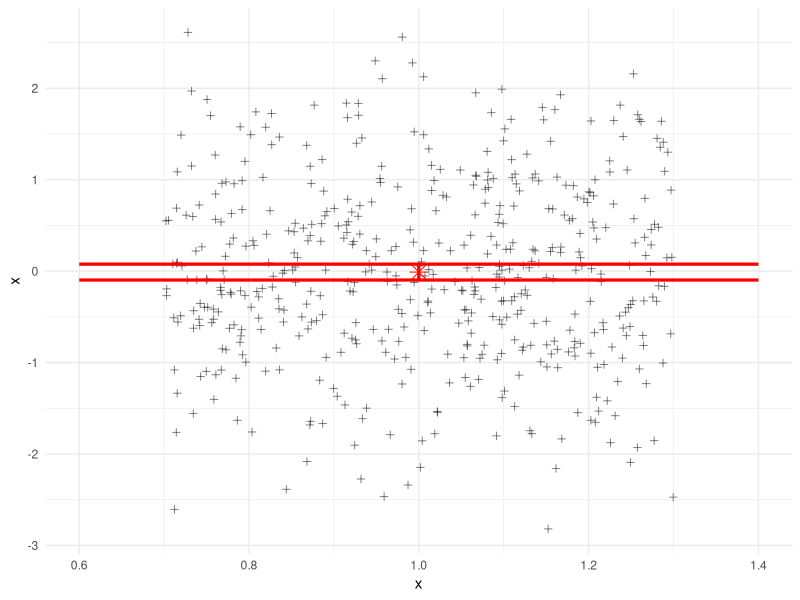
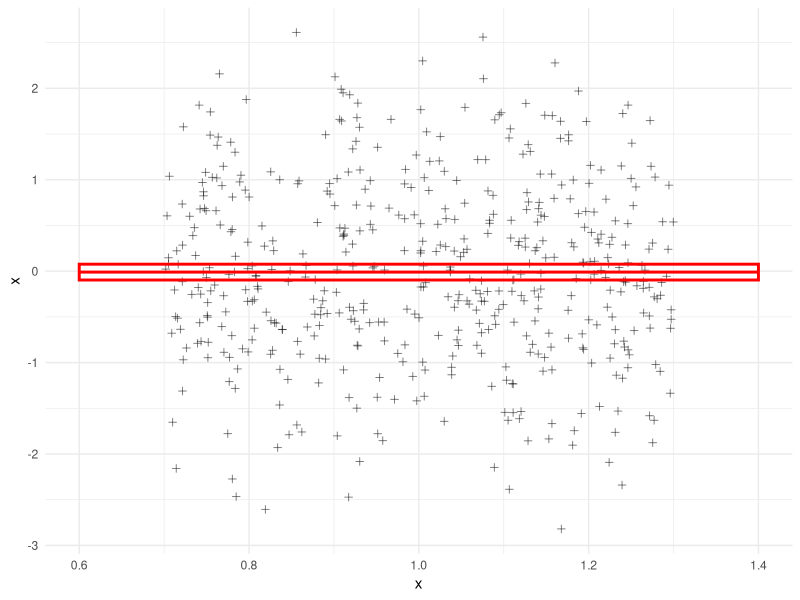
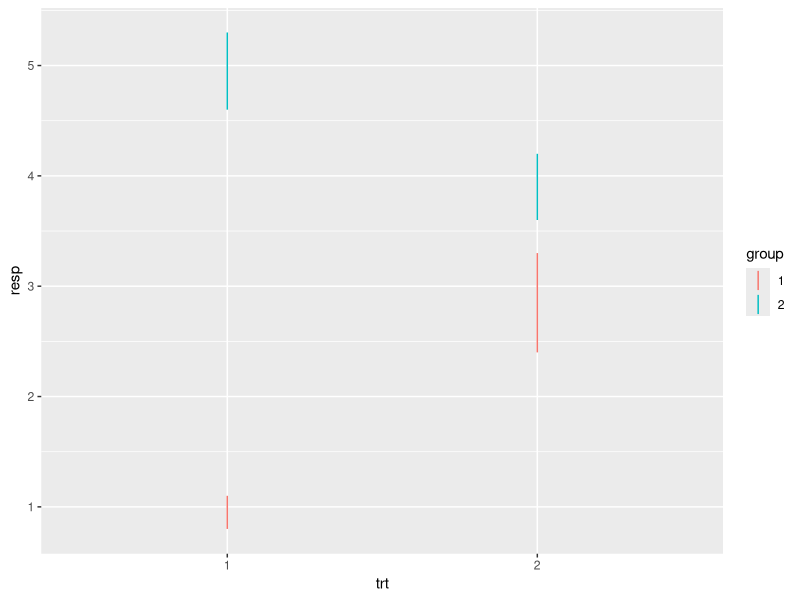
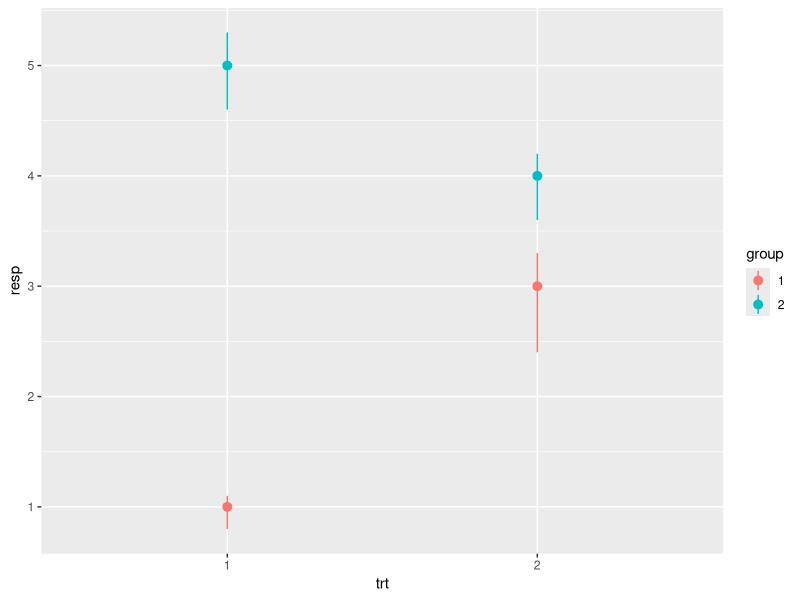
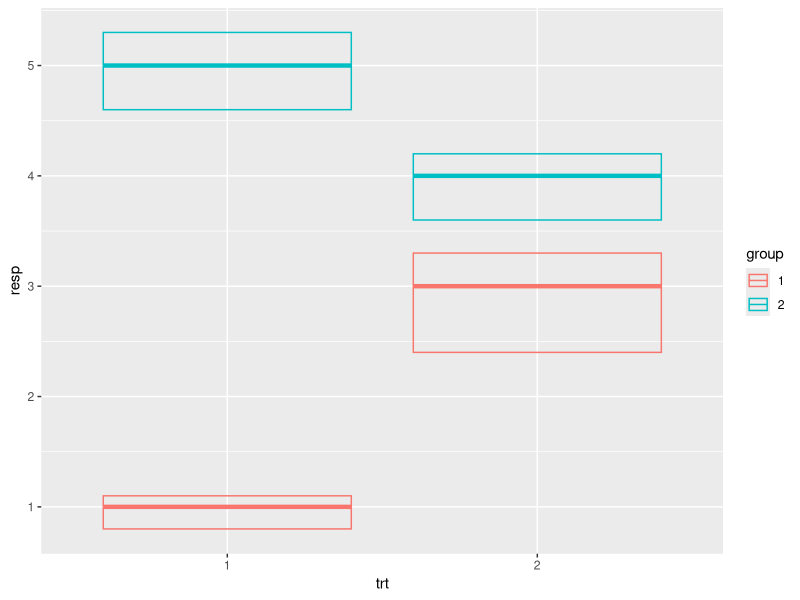
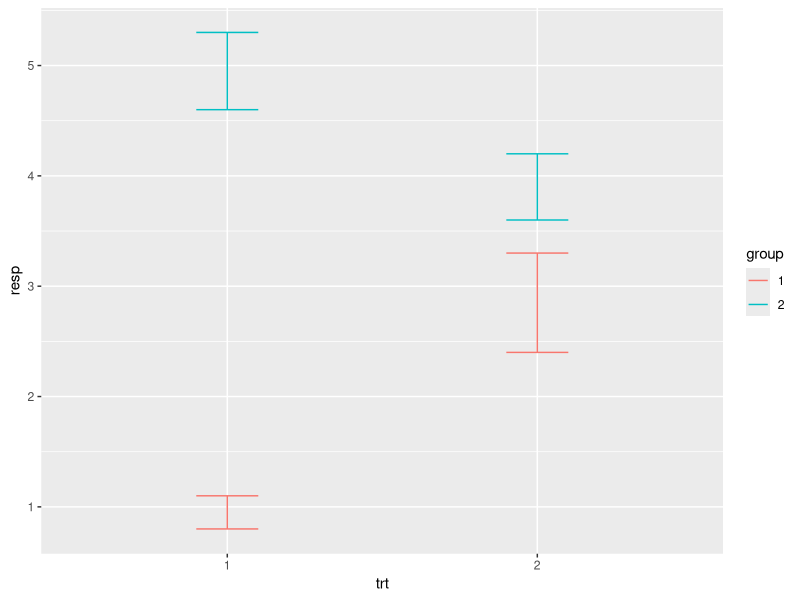

Write R code to recreate these figures, in order.
library("ggplot2")
df <- data.frame(x = rnorm(500))
n <- nrow(df)
df_stats <- with(df, data.frame(mean = mean(x),
                          ci95_lb = mean(x) - 1.96*sd(x)/sqrt(500),
                          ci95_ub = mean(x) + 1.96*sd(x)/sqrt(500))
)
## Mean as star and, CI as error bars
ggplot() + 
  geom_jitter(aes(x = 1, y = x), df, alpha = .5, width = .3, height = 0, shape = 3) +
  geom_point(aes(x = 1, y = mean), df_stats, size = 4, shape = 8, color = "red") +
  geom_errorbar(aes(x = 1, y = mean, ymin = ci95_lb, ymax = ci95_ub), df_stats, 
                width = .8, lwd = 1.1, color = "red") +
  theme_minimal()

## Mean and CI as crossbars (boxplot without error bars)
ggplot() + 
  geom_jitter(aes(x = 1, y = x), df, alpha = .5, width = .3, height = 0, shape = 3) +
  geom_crossbar(aes(x = 1, y = mean, ymin = ci95_lb, ymax = ci95_ub), df_stats, 
                width = .8, lwd = 1, fatten = 1, color = "red") +
  theme_minimal()


## ?geom_errrorbar example:
.df <- data.frame(
  trt = factor(c(1, 1, 2, 2)),
  resp = c(1, 5, 3, 4),
  group = factor(c(1, 2, 1, 2)),
  upper = c(1.1, 5.3, 3.3, 4.2),
  lower = c(0.8, 4.6, 2.4, 3.6)
)

p <- ggplot(.df, aes(trt, resp, colour = group))
p + geom_linerange(aes(ymin = lower, ymax = upper))
p + geom_pointrange(aes(ymin = lower, ymax = upper))
p + geom_crossbar(aes(ymin = lower, ymax = upper), width = 0.8, fatten = 3)
p + geom_errorbar(aes(ymin = lower, ymax = upper), width = 0.2)

